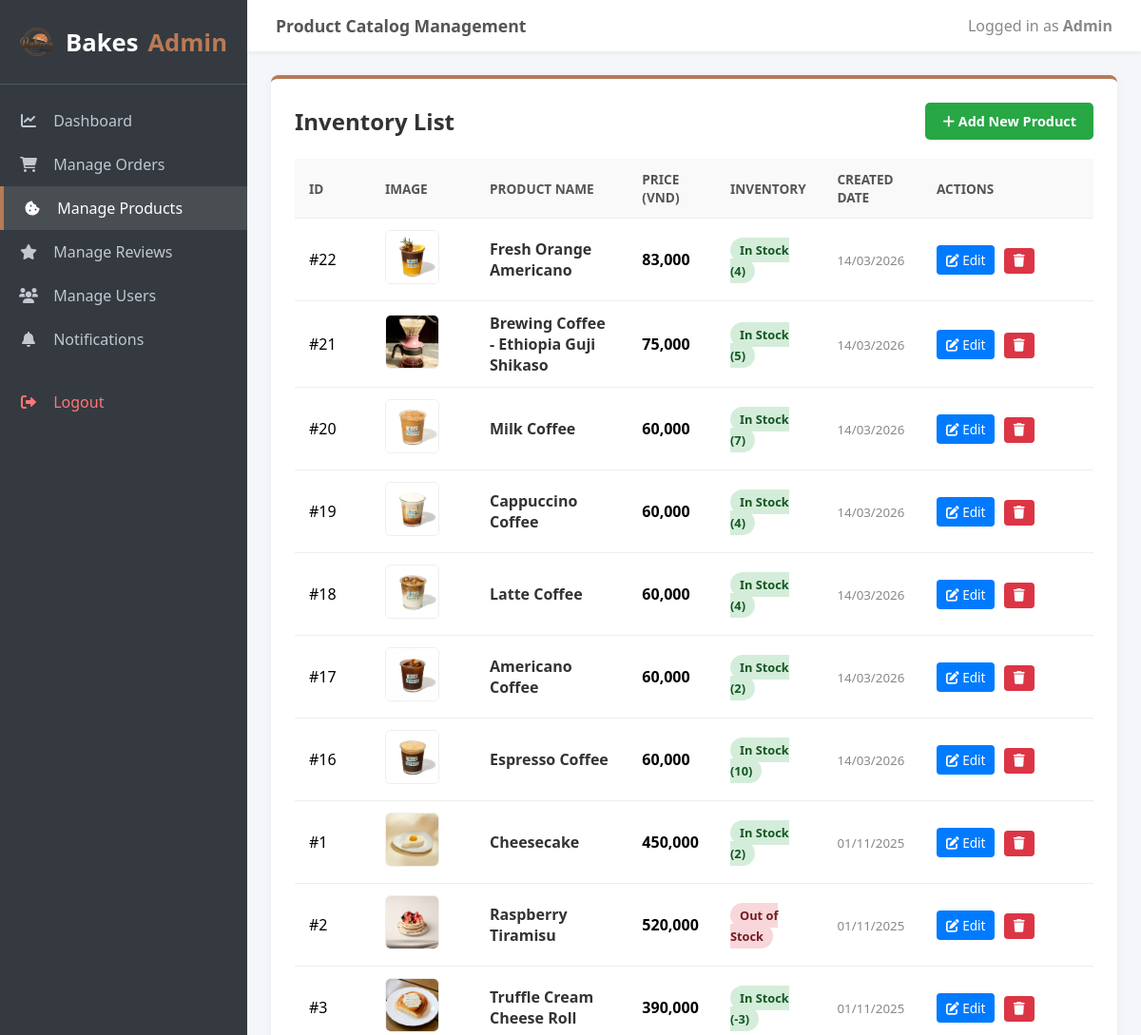
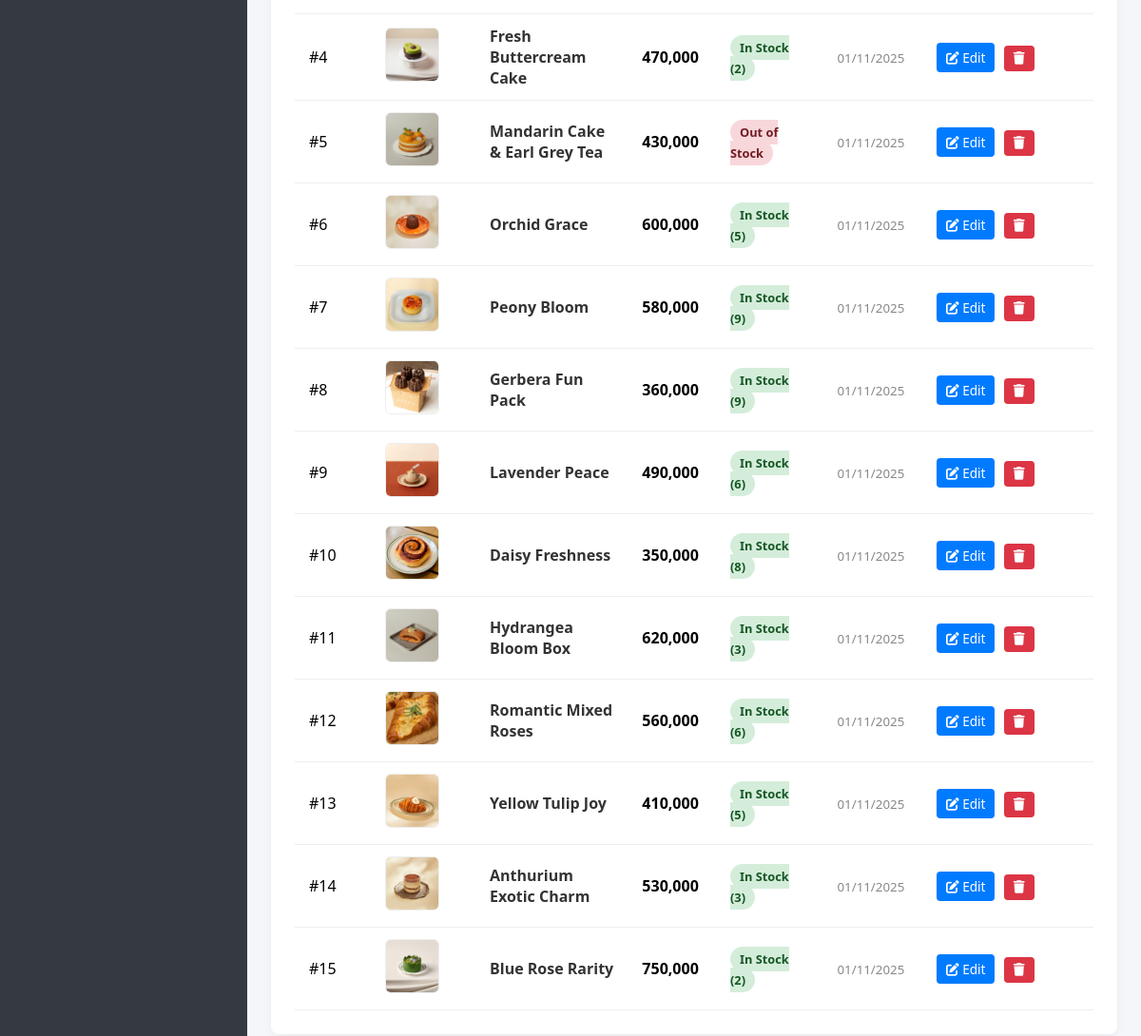
Page /views/admin/mana_products.php (signed in) on the committed database (2 pictures, top to bottom).
### tables this page shows
CREATE TABLE IF NOT EXISTS `products` (
  `id` int NOT NULL AUTO_INCREMENT,
  `name` varchar(150) NOT NULL,
  `description` text,
  `price` decimal(10,2) NOT NULL,
  `image` varchar(255) DEFAULT NULL,
  `collection_id` int DEFAULT NULL,
  `stock` int DEFAULT '0',
  `status` enum('in_stock','out_of_stock') DEFAULT 'in_stock',
  `created_at` datetime DEFAULT CURRENT_TIMESTAMP,
  `edit_at` datetime DEFAULT NULL,
  PRIMARY KEY (`id`),
  KEY `collection_id` (`collection_id`),
  CONSTRAINT `products_ibfk_1` FOREIGN KEY (`collection_id`) REFERENCES `collections` (`id`) ON DELETE SET NULL
);

### views/admin/mana_products.php (the view, shortened to what this page needs)
<?php
include '../../connectdb.php';
$result = $conn->query("SELECT * FROM products ORDER BY created_at DESC");
?>
<!DOCTYPE html>
<html lang="en">
<head>
    <link rel="stylesheet" href="https://cdnjs.cloudflare.com/ajax/libs/font-awesome/6.0.0/css/all.min.css">
</head>
<body>
    <div class="sidebar">
        <div class="sidebar-brand">
            <img src="/assets/img/logo.png" alt="Bakes Logo">
            Bakes <span>Admin</span>
        </div>
        <ul class="nav-menu">
            <li><a href="dashboard.php"><i class="fa-solid fa-chart-line"></i> Dashboard</a></li>
            <li><a href="mana_orders.php"><i class="fa-solid fa-cart-shopping"></i> Manage Orders</a></li>
            <li><a href="mana_products.php" class="active"><i class="fa-solid fa-cookie-bite"></i> Manage Products</a></li>
            <li><a href="mana_reviews.php"><i class="fa-solid fa-star"></i> Manage Reviews</a></li>
            <li><a href="mana_users.php"><i class="fa-solid fa-users"></i> Manage Users</a></li>
            <li><a href="mana_noti.php"><i class="fa-solid fa-bell"></i> Notifications</a></li>
            <li style="margin-top: 20px;">
                <a href="/views/auth/logout.php" onclick="return confirm('Logout?');" style="color: #ff7675;">
                    <i class="fa-solid fa-right-from-bracket"></i> Logout
                </a>
            </li>
        </ul>
    </div>
    <div class="main-wrapper">
        <div class="top-header">
            <div class="title">Product Catalog Management</div>
            <div style="color: #888;">Logged in as <strong>Admin</strong></div>
        </div>
        <div class="content">
            <div class="card">
                <div class="card-header">
                    <h2>Inventory List</h2>
                    <a href="add_new_product.php" class="add-btn"><i class="fa-solid fa-plus"></i> Add New Product</a>
                </div>
                <table>
                    <thead>
                        <tr>
                            <th style="width: 50px;">ID</th>
                            <th style="width: 80px;">Image</th>
                            <th>Product Name</th>
                            <th>Price (VND)</th>
                            <th>Inventory</th>
                            <th>Created Date</th>
                            <th style="width: 150px;">Actions</th>
                        </tr>
                    </thead>
                    <tbody>
                        <?php if ($result->num_rows > 0): ?>
                            <?php while ($row = $result->fetch_assoc()): ?>
                            <tr>
                                <td>#<?php echo $row['id']; ?></td>
                                <td>
                                    <?php if ($row['image']): ?>
                                        <img src="../../assets/img/<?php echo htmlspecialchars($row['image']); ?>" class="product-img" alt="">
                                    <?php else: ?>
                                        <div style="width:55px; height:55px; background:#eee; border-radius:6px; display:flex; align-items:center; justify-content:center; color:#ccc;"><i class="fa-solid fa-image"></i></div>
                                    <?php endif; ?>
                                </td>
                                <td><strong style="color: #333;"><?php echo htmlspecialchars($row['name']); ?></strong></td>
                                <td><strong><?php echo number_format($row['price']); ?></strong></td>
                                <td>
                                    <?php
                                        if (isset($row['stock']) && $row['stock'] == 0) {
                                            echo '<span class="status-badge status-out">Out of Stock</span>';
                                        } else {
                                            echo '<span class="status-badge status-in">In Stock ('.$row['stock'].')</span>';
                                        }
                                    ?>
                                </td>
                                <td><small style="color:#888;"><?php echo date('d/m/Y', strtotime($row['created_at'])); ?></small></td>
                                <td>
                                    <a href="edit_product.php?id=<?php echo $row['id']; ?>" class="btn-action btn-edit" title="Edit">
                                        <i class="fa-solid fa-pen-to-square"></i> Edit
                                    </a>
                                    <form method="post" action="" style="display:inline;" onsubmit="return confirm('Are you sure you want to delete this product?');">
                                        <button type="submit" class="btn-action btn-delete" title="Delete">
                                            <i class="fa-solid fa-trash"></i>
                                        </button>
                                    </form>
                                </td>
                            </tr>
                            <?php endwhile; ?>
                        <?php else: ?>
                            <tr><td colspan="7" style="text-align: center; padding: 40px; color: #888;">No products found in database.</td></tr>
                        <?php endif; ?>
                    </tbody>
                </table>
            </div>
        </div>
    </div>
</body>
</html>

### views/admin/mana_products.php (style rules this page uses)
body { font-family: 'Segoe UI', Arial, sans-serif; background: #f4f6f9; margin: 0; display: flex; height: 100vh; overflow: hidden; }
.sidebar { width: 260px; background: #343a40; color: #fff; display: flex; flex-direction: column; flex-shrink: 0; }
.sidebar-brand { padding: 25px 20px; font-size: 1.6em; font-weight: bold; text-align: center; border-bottom: 1px solid #4f5962; display: flex; align-items: center; justify-content: center; gap: 10px; }
.sidebar-brand img { width: 38px; height: 38px; object-fit: contain; display: block; }
.sidebar-brand span { color: #b97a56; }
.nav-menu { list-style: none; padding: 0; margin: 15px 0; flex: 1; overflow-y: auto; }
.nav-menu li a { display: block; padding: 12px 20px; color: #c2c7d0; text-decoration: none; transition: 0.3s; }
.nav-menu li a i { margin-right: 12px; width: 20px; text-align: center; }
.nav-menu li a:hover, .nav-menu li a.active { background: #494e53; color: #fff; border-left: 4px solid #b97a56; }
.main-wrapper { flex: 1; display: flex; flex-direction: column; overflow: hidden; }
.top-header { background: #fff; padding: 15px 30px; box-shadow: 0 2px 4px rgba(0,0,0,0.05); display: flex; justify-content: space-between; align-items: center; z-index: 10; }
.top-header .title { font-weight: bold; color: #555; font-size: 1.1em; }
.content { padding: 25px; overflow-y: auto; flex: 1; }
.card { background: #fff; border-radius: 8px; box-shadow: 0 2px 10px rgba(0,0,0,0.05); padding: 25px; border-top: 4px solid #b97a56; }
.card-header { display: flex; justify-content: space-between; align-items: center; margin-bottom: 20px; }
.card-header h2 { margin: 0; color: #333; font-size: 1.5em; }
.add-btn { background: #28a745; color: #fff; text-decoration: none; padding: 10px 18px; border-radius: 5px; font-weight: bold; font-size: 0.9em; transition: 0.2s; }
table { width: 100%; border-collapse: collapse; margin-top: 10px; }
th, td { padding: 12px 15px; border-bottom: 1px solid #eee; text-align: left; vertical-align: middle; }
th { background: #f9f9f9; color: #555; font-weight: bold; text-transform: uppercase; font-size: 0.85em; }
.product-img { width: 55px; height: 55px; object-fit: cover; border-radius: 6px; border: 1px solid #eee; }
.status-badge { padding: 4px 10px; border-radius: 20px; font-size: 0.8em; font-weight: bold; }
.status-in { background: #d4edda; color: #155724; }
.status-out { background: #f8d7da; color: #721c24; }
.btn-action { padding: 6px 10px; border-radius: 4px; text-decoration: none; font-size: 0.85em; color: #fff; margin-right: 5px; border: none; cursor: pointer; display: inline-block; }
.btn-edit { background: #007bff; }
.btn-delete { background: #dc3545; }

### rows in the picture
products: id "22", image (picture), name "Fresh Orange Americano", price "83,000", stock "4", created_at "14/03/2026"
products: id "21", image (picture), name "Brewing Coffee - Ethiopia Guji Shikaso", price "75,000", stock "5", created_at "14/03/2026"
products: id "20", image (picture), name "Milk Coffee", price "60,000", stock "7", created_at "14/03/2026"
products: id "19", image (picture), name "Cappuccino Coffee", price "60,000", stock "4", created_at "14/03/2026"
products: id "18", image (picture), name "Latte Coffee", price "60,000", stock "4", created_at "14/03/2026"
products: id "17", image (picture), name "Americano Coffee", price "60,000", stock "2", created_at "14/03/2026"
products: id "16", image (picture), name "Espresso Coffee", price "60,000", stock "10", created_at "14/03/2026"
products: id "1", image (picture), name "Cheesecake", price "450,000", stock "2", created_at "01/11/2025"
products: id "2", image (picture), name "Raspberry Tiramisu", price "520,000", stock "Out of Stock", created_at "01/11/2025"
products: id "3", image (picture), name "Truffle Cream Cheese Roll", price "390,000", stock "-3", created_at "01/11/2025"
products: id "4", image (picture), name "Fresh Buttercream Cake", price "470,000", stock "2", created_at "01/11/2025"
products: id "5", image (picture), name "Mandarin Cake & Earl Grey Tea", price "430,000", stock "Out of Stock", created_at "01/11/2025"
products: id "6", image (picture), name "Orchid Grace", price "600,000", stock "5", created_at "01/11/2025"
products: id "7", image (picture), name "Peony Bloom", price "580,000", stock "9", created_at "01/11/2025"
products: id "8", image (picture), name "Gerbera Fun Pack", price "360,000", stock "9", created_at "01/11/2025"
products: id "9", image (picture), name "Lavender Peace", price "490,000", stock "6", created_at "01/11/2025"
products: id "10", image (picture), name "Daisy Freshness", price "350,000", stock "8", created_at "01/11/2025"
products: id "11", image (picture), name "Hydrangea Bloom Box", price "620,000", stock "3", created_at "01/11/2025"
products: id "12", image (picture), name "Romantic Mixed Roses", price "560,000", stock "6", created_at "01/11/2025"
products: id "13", image (picture), name "Yellow Tulip Joy", price "410,000", stock "5", created_at "01/11/2025"
products: id "14", image (picture), name "Anthurium Exotic Charm", price "530,000", stock "3", created_at "01/11/2025"
products: id "15", image (picture), name "Blue Rose Rarity", price "750,000", stock "2", created_at "01/11/2025"
